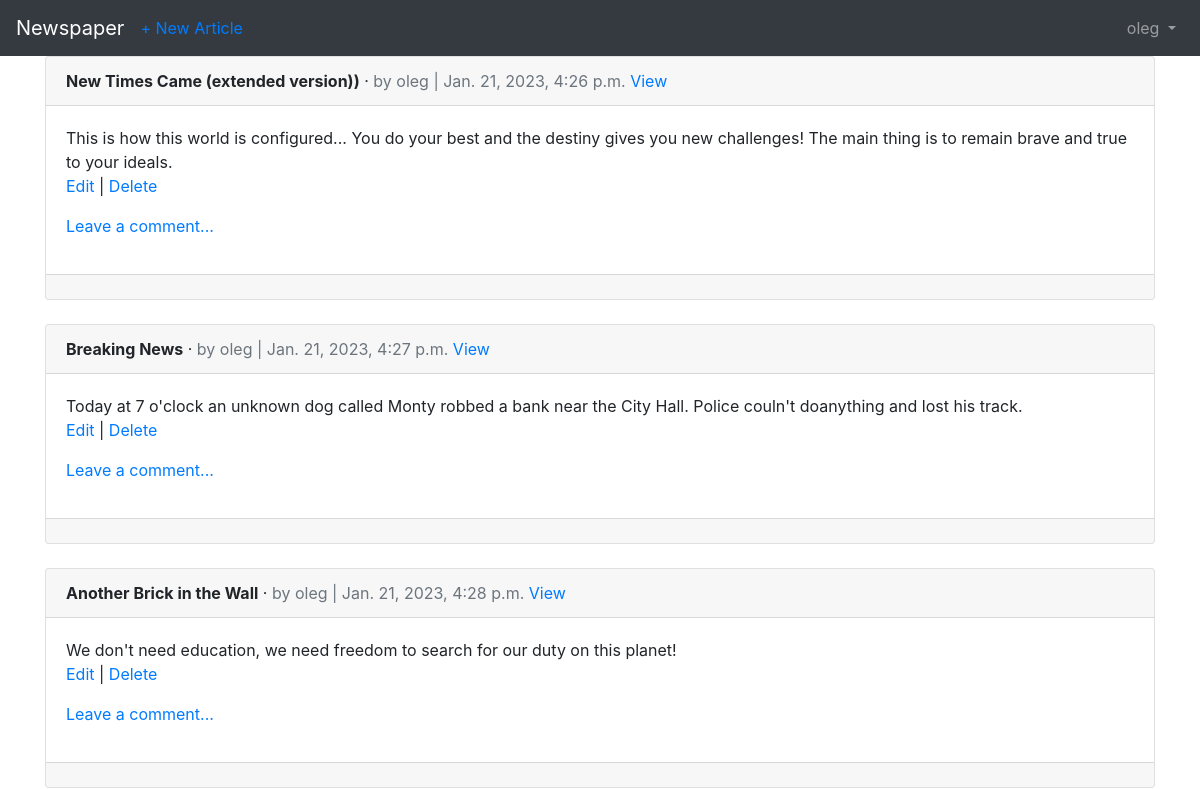
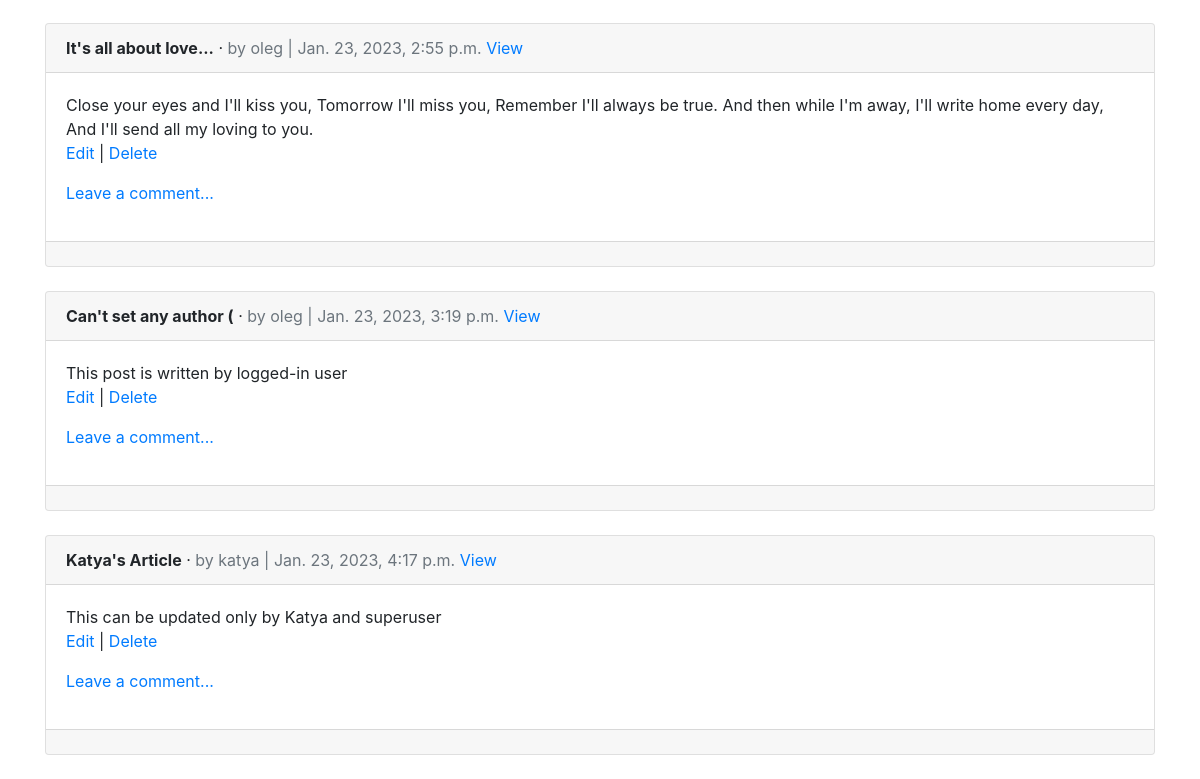
The page /articles/ (signed in) on the database as committed earlier (2 pictures, top to bottom).
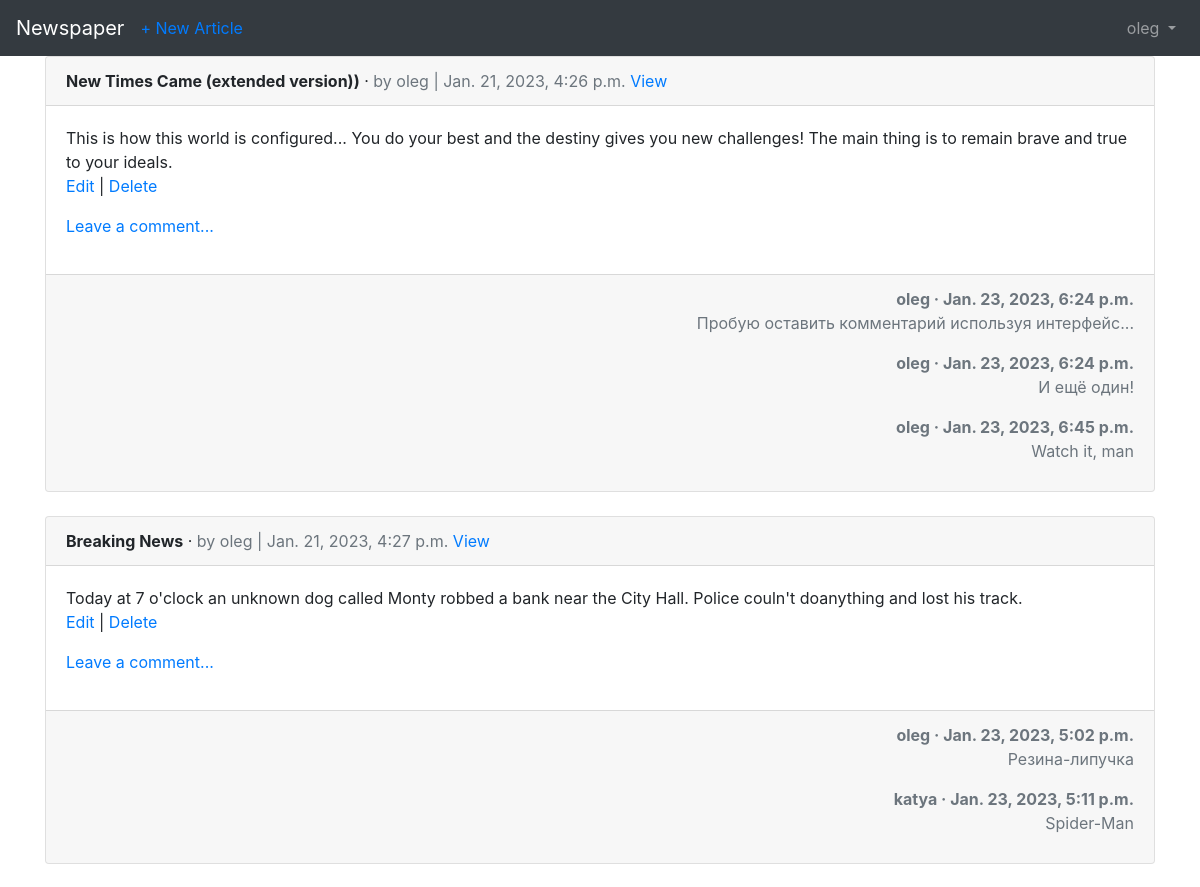
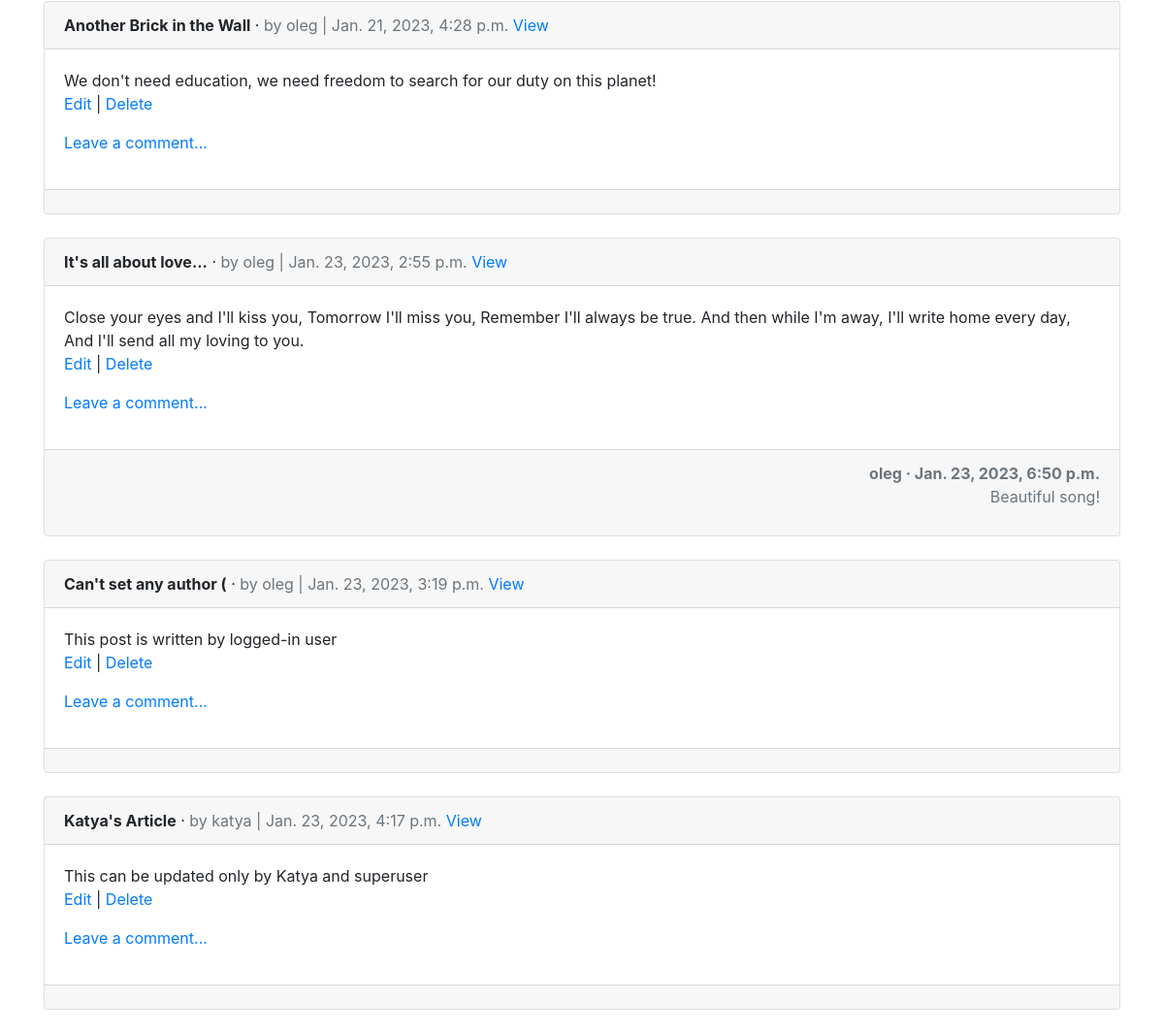
The same page on the database as committed later (2 pictures, top to bottom).
### accounts/models.py (models this page shows)
class CustomUser(AbstractUser):
    age = models.PositiveSmallIntegerField(null=True, blank=True)

### articles/models.py (models this page shows, shortened)
class Article(models.Model):
    author = models.ForeignKey(
        get_user_model(),
        on_delete=models.CASCADE
    )
    title = models.CharField(max_length=100)
    body = models.TextField()
    date = models.DateTimeField(auto_now_add=True)

class Comment(models.Model):
    comment = models.CharField(max_length=100)
    article = models.ForeignKey(
        Article,
        on_delete=models.CASCADE,
        related_name='comments'  # let us obtain ALL comments in templates related to a given article
    )
    author = models.ForeignKey(
        get_user_model(),
        on_delete=models.CASCADE
    )
    date = models.DateTimeField(auto_now_add=True)
    def __str__(self) -> str:
        return self.comment

### articles/views.py (the view)
# urls.py: path('', ArticleListView.as_view(), name='article_list'),
class ArticleListView(LoginRequiredMixin, ListView):
    model = Article
    template_name = 'article_list.html'

### templates/article_list.html (shortened to what this page needs)
{% extends 'base.html' %}
{% block content %}
    {% for article in object_list %}
        <div class="card">
            <div class="card-header">
                <span class="font-weight-bold">{{ article.title }}</span> &middot;
                <span class="text-muted">by {{ article.author }} |
                    {{ article.date }}</span>
                <a href="{% url 'article_detail' article.pk %}">View</a>
            </div>
            <div class="card-body">
                {{ article.body }}
                {% if article.author == user or user.is_superuser %}
                <p>
                    <a href="{% url 'article_edit' article.pk %}">Edit</a> | <a href="{% url 'article_delete' article.pk %}">Delete</a>
                </p>
                {% endif %}
                <p>
                    <a href="{% url 'comment_add' article.pk %}">Leave a comment...</a>
                </p>
            </div>
            <div class="card-footer text-right text-muted">
                {% for comment in article.comments.all %}
                    <span class="font-weight-bold">
                    {{ comment.author }} &middot; {{ comment.date }}
                    </span>
                    <p>
                        {{ comment }}
                    </p>
                {% endfor %}
            </div>
        </div>
        <br />
    {% endfor %}
{% endblock content %}

### templates/base.html (shortened to what this page needs)
<!DOCTYPE html>
<html>
    <head>
        <link rel="stylesheet" href="https://cdn.jsdelivr.net/npm/bootstrap@4.5.3/dist/css/bootstrap.min.css">
    </head>
    <body>
        <nav class="navbar navbar-expand-lg navbar-dark bg-dark">
            <a class="navbar-brand" href="{% url 'home' %}">Newspaper</a>
            <div class="collapse navbar-collapse" id="navbarSupportedContent">
            {% if user.is_authenticated %}
            <ul class="navbar-nav mr-auto">
                <li class="nav-item">
                    <a href="{% url 'article_create' %}">+ New Article</a>
                </li>
            </ul>
            <ul class="navbar-nav ml-auto">
                <li class="nav-item">
                    <a class="nav-link dropdown-toggle" href="#"
                    id="navbarDropdown" role="button" data-toggle="dropdown"
                    aria-haspopup="true" aria-expanded="false">
                    {{ user.username }}
                    </a>
                </li>
            </ul>
            {% endif %}
            </div>
        </nav>
        <main>
            <div class="container">
                {% block content %}
                {% endblock content %}
            </div>
        </main>
    </body>
</html>

Rows that differ between the two databases and show on the page:
added Comment: author "oleg", date "Jan. 23, 2023, 6:24 p.m.", comment "Пробую оставить комментарий используя интерфейс...", shown under Article "New Times Came (extended version))"
added Comment: author "oleg", date "Jan. 23, 2023, 6:24 p.m.", comment "И ещё один!", shown under Article "New Times Came (extended version))"
added Comment: author "oleg", date "Jan. 23, 2023, 6:45 p.m.", comment "Watch it, man", shown under Article "New Times Came (extended version))"
added Comment: author "oleg", date "Jan. 23, 2023, 5:02 p.m.", comment "Резина-липучка", shown under Article "Breaking News"
added Comment: author "katya", date "Jan. 23, 2023, 5:11 p.m.", comment "Spider-Man", shown under Article "Breaking News"
added Comment: author "oleg", date "Jan. 23, 2023, 6:50 p.m.", comment "Beautiful song!", shown under Article "Jan. 23, 2023, 2:55 p.m."
